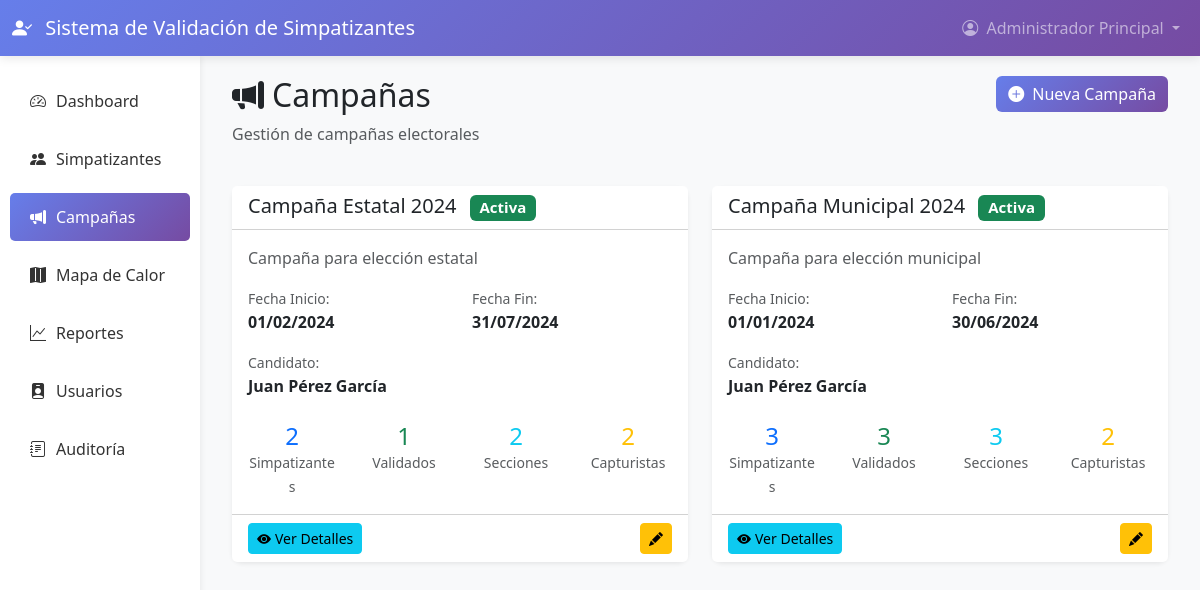
Page /public/campanas/index.php (signed in) on the committed database.
### tables this page shows
CREATE TABLE IF NOT EXISTS campanas (
    id INT AUTO_INCREMENT PRIMARY KEY,
    nombre VARCHAR(150) NOT NULL,
    descripcion TEXT,
    fecha_inicio DATE NOT NULL,
    fecha_fin DATE NOT NULL,
    candidato_id INT,
    activa TINYINT(1) DEFAULT 1,
    created_at TIMESTAMP DEFAULT CURRENT_TIMESTAMP,
    updated_at TIMESTAMP DEFAULT CURRENT_TIMESTAMP ON UPDATE CURRENT_TIMESTAMP,
    FOREIGN KEY (candidato_id) REFERENCES usuarios(id) ON DELETE SET NULL,
    INDEX idx_activa (activa),
    INDEX idx_fechas (fecha_inicio, fecha_fin)
);

CREATE TABLE IF NOT EXISTS usuarios (
    id INT AUTO_INCREMENT PRIMARY KEY,
    username VARCHAR(50) UNIQUE NOT NULL,
    email VARCHAR(100) UNIQUE NOT NULL,
    password VARCHAR(255) NOT NULL,
    nombre_completo VARCHAR(150) NOT NULL,
    rol ENUM('super_admin', 'admin', 'candidato', 'coordinador', 'capturista') NOT NULL DEFAULT 'capturista',
    activo TINYINT(1) DEFAULT 1,
    intentos_fallidos INT DEFAULT 0,
    bloqueado_hasta DATETIME NULL,
    whatsapp VARCHAR(20),
    twitter VARCHAR(100),
    instagram VARCHAR(100),
    facebook VARCHAR(100),
    youtube VARCHAR(100),
    tiktok VARCHAR(100),
    created_at TIMESTAMP DEFAULT CURRENT_TIMESTAMP,
    updated_at TIMESTAMP DEFAULT CURRENT_TIMESTAMP ON UPDATE CURRENT_TIMESTAMP,
    INDEX idx_rol (rol),
    INDEX idx_email (email),
    INDEX idx_activo (activo)
);

### config/Database.php (called while the page is built, shortened)
<?php
class Database {
    private static $instance = null;
    private $connection;
    private function __construct() {
        try {
            $dsn = "mysql:host=" . DB_HOST . ";dbname=" . DB_NAME . ";charset=" . DB_CHARSET;
            $options = [
                PDO::ATTR_ERRMODE => PDO::ERRMODE_EXCEPTION,
                PDO::ATTR_DEFAULT_FETCH_MODE => PDO::FETCH_ASSOC,
                PDO::ATTR_EMULATE_PREPARES => false,
                PDO::MYSQL_ATTR_INIT_COMMAND => "SET NAMES " . DB_CHARSET
            ];
            $this->connection = new PDO($dsn, DB_USER, DB_PASS, $options);
        } catch (PDOException $e) {
            die("Error de conexión a la base de datos: " . $e->getMessage());
        }
    }
    public static function getInstance() {
        if (self::$instance === null) {
            self::$instance = new self();
        }
        return self::$instance;
    }
    public function query($sql, $params = []) {
        try {
            $stmt = $this->connection->prepare($sql);
            $stmt->execute($params);
            return $stmt->fetchAll();
        } catch (PDOException $e) {
            error_log("Error en query: " . $e->getMessage());
            return false;
        }
    }
    public function queryOne($sql, $params = []) {
        try {
            $stmt = $this->connection->prepare($sql);
            $stmt->execute($params);
            return $stmt->fetch();
        } catch (PDOException $e) {
            error_log("Error en queryOne: " . $e->getMessage());
            return false;
        }
    }
}

### app/controllers/AuthController.php (called while the page is built, shortened)
<?php
require_once __DIR__ . '/../../config/Database.php';
class AuthController {
    public function obtenerRol() {
        return $_SESSION['rol'] ?? null;
    }
}

### app/models/Campana.php (called while the page is built, shortened)
<?php
class Campana {
    private $db;
    public function __construct() {
        $this->db = Database::getInstance();
    }
    public function obtenerTodas($activa = null) {
        if ($activa !== null) {
            $sql = "SELECT c.*, u.nombre_completo as candidato_nombre
                    FROM campanas c
                    LEFT JOIN usuarios u ON c.candidato_id = u.id
                    WHERE c.activa = ?
                    ORDER BY c.fecha_inicio DESC";
            return $this->db->query($sql, [$activa]);
        } else {
            $sql = "SELECT c.*, u.nombre_completo as candidato_nombre
                    FROM campanas c
                    LEFT JOIN usuarios u ON c.candidato_id = u.id
                    ORDER BY c.fecha_inicio DESC";
            return $this->db->query($sql);
        }
    }
    public function obtenerEstadisticas($campanaId) {
        $sql = "SELECT
                    COUNT(DISTINCT s.id) as total_simpatizantes,
                    COUNT(DISTINCT s.capturista_id) as total_capturistas,
                    COUNT(DISTINCT s.seccion_electoral) as total_secciones,
                    SUM(CASE WHEN s.validado = 1 THEN 1 ELSE 0 END) as total_validados
                FROM simpatizantes s
                WHERE s.campana_id = ?";
        return $this->db->queryOne($sql, [$campanaId]);
    }
}

### public/campanas/index.php (the view, shortened to what this page needs)
<?php
require_once __DIR__ . '/../../config/Database.php';
require_once __DIR__ . '/../../app/controllers/AuthController.php';
require_once __DIR__ . '/../../app/models/Campana.php';
$auth = new AuthController();
$auth->requiereRol(['super_admin', 'admin', 'coordinador']);
$campanaModel = new Campana();
if (!$auth->puedeVerTodasLasCampanas()) {
    $campanaId = $auth->obtenerCampanaId();
    if ($campanaId) {
        $campanas = [$campanaModel->obtenerPorId($campanaId)];
    } else {
        $campanas = [];
    }
} else {
    $campanas = $campanaModel->obtenerTodas();
}
include __DIR__ . '/../../app/views/layouts/header.php';
?>
<div class="container-fluid">
    <div class="row mb-4">
        <div class="col-md-6">
            <h2><i class="bi bi-megaphone-fill me-2"></i>Campañas</h2>
            <p class="text-muted">Gestión de campañas electorales</p>
        </div>
        <div class="col-md-6 text-end">
            <?php if (in_array($auth->obtenerRol(), ['super_admin', 'admin'])): ?>
                <a href="crear.php" class="btn btn-gradient">
                    <i class="bi bi-plus-circle-fill me-2"></i>Nueva Campaña
                </a>
            <?php endif; ?>
        </div>
    </div>
    <div class="row">
        <?php if (empty($campanas)): ?>
            <div class="col-12">
                <div class="card border-0 shadow-sm">
                    <div class="card-body text-center py-5">
                        <i class="bi bi-inbox" style="font-size: 4rem; color: #ddd;"></i>
                        <p class="mt-3 text-muted">No hay campañas registradas</p>
                    </div>
                </div>
            </div>
        <?php else: ?>
            <?php foreach ($campanas as $campana):
                $stats = $campanaModel->obtenerEstadisticas($campana['id']);
            ?>
                <div class="col-lg-6 mb-4">
                    <div class="card border-0 shadow-sm h-100">
                        <div class="card-header bg-white">
                            <div class="d-flex justify-content-between align-items-center">
                                <h5 class="mb-0">
                                    <?php echo htmlspecialchars($campana['nombre']); ?>
                                    <?php if ($campana['activa']): ?>
                                        <span class="badge bg-success ms-2">Activa</span>
                                    <?php else: ?>
                                        <span class="badge bg-secondary ms-2">Inactiva</span>
                                    <?php endif; ?>
                                </h5>
                            </div>
                        </div>
                        <div class="card-body">
                            <p class="text-muted">
                                <?php echo htmlspecialchars($campana['descripcion'] ?? 'Sin descripción'); ?>
                            </p>
                            <div class="row mb-3">
                                <div class="col-6">
                                    <small class="text-muted">Fecha Inicio:</small><br>
                                    <strong><?php echo date('d/m/Y', strtotime($campana['fecha_inicio'])); ?></strong>
                                </div>
                                <div class="col-6">
                                    <small class="text-muted">Fecha Fin:</small><br>
                                    <strong><?php echo date('d/m/Y', strtotime($campana['fecha_fin'])); ?></strong>
                                </div>
                            </div>
                            <?php if ($campana['candidato_nombre']): ?>
                                <div class="mb-3">
                                    <small class="text-muted">Candidato:</small><br>
                                    <strong><?php echo htmlspecialchars($campana['candidato_nombre']); ?></strong>
                                </div>
                            <?php endif; ?>
                            <div class="row text-center mt-4">
                                <div class="col-3">
                                    <h4 class="text-primary mb-0"><?php echo number_format($stats['total_simpatizantes']); ?></h4>
                                    <small class="text-muted">Simpatizantes</small>
                                </div>
                                <div class="col-3">
                                    <h4 class="text-success mb-0"><?php echo number_format($stats['total_validados']); ?></h4>
                                    <small class="text-muted">Validados</small>
                                </div>
                                <div class="col-3">
                                    <h4 class="text-info mb-0"><?php echo number_format($stats['total_secciones']); ?></h4>
                                    <small class="text-muted">Secciones</small>
                                </div>
                                <div class="col-3">
                                    <h4 class="text-warning mb-0"><?php echo number_format($stats['total_capturistas']); ?></h4>
                                    <small class="text-muted">Capturistas</small>
                                </div>
                            </div>
                        </div>
                        <div class="card-footer bg-white">
                            <div class="d-flex justify-content-between">
                                <a href="ver.php?id=<?php echo $campana['id']; ?>" class="btn btn-sm btn-info">
                                    <i class="bi bi-eye-fill me-1"></i>Ver Detalles
                                </a>
                                <?php if (in_array($auth->obtenerRol(), ['super_admin', 'admin'])): ?>
                                    <div>
                                        <a href="editar.php?id=<?php echo $campana['id']; ?>" class="btn btn-sm btn-warning">
                                            <i class="bi bi-pencil-fill"></i>
                                        </a>
                                    </div>
                                <?php endif; ?>
                            </div>
                        </div>
                    </div>
                </div>
            <?php endforeach; ?>
        <?php endif; ?>
    </div>
</div>
<?php include __DIR__ . '/../../app/views/layouts/footer.php'; ?>

### rows in the picture
campanas: nombre "Campaña Estatal 2024", activa "Activa", descripcion "Campaña para elección estatal", fecha_inicio "01/02/2024", fecha_fin "31/07/2024", candidato.nombre_completo "Juan Pérez García", total_simpatizantes "2", total_validados "1", total_secciones "2", total_capturistas "2"
campanas: nombre "Campaña Municipal 2024", activa "Activa", descripcion "Campaña para elección municipal", fecha_inicio "01/01/2024", fecha_fin "30/06/2024", candidato.nombre_completo "Juan Pérez García", total_simpatizantes "3", total_validados "3", total_secciones "3", total_capturistas "2"

### other values in the picture
APP_NAME "Sistema de Validación de Simpatizantes"
$_SESSION['nombre_completo'] "Administrador Principal"
